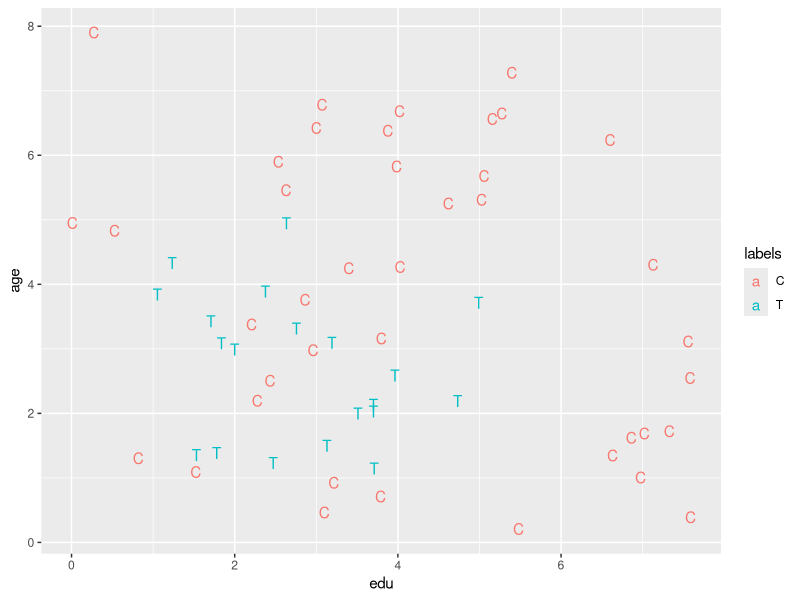
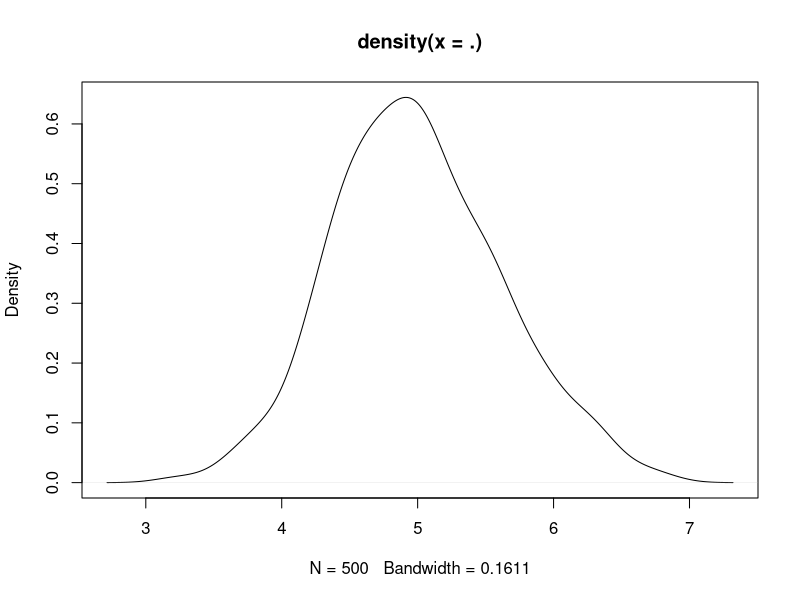
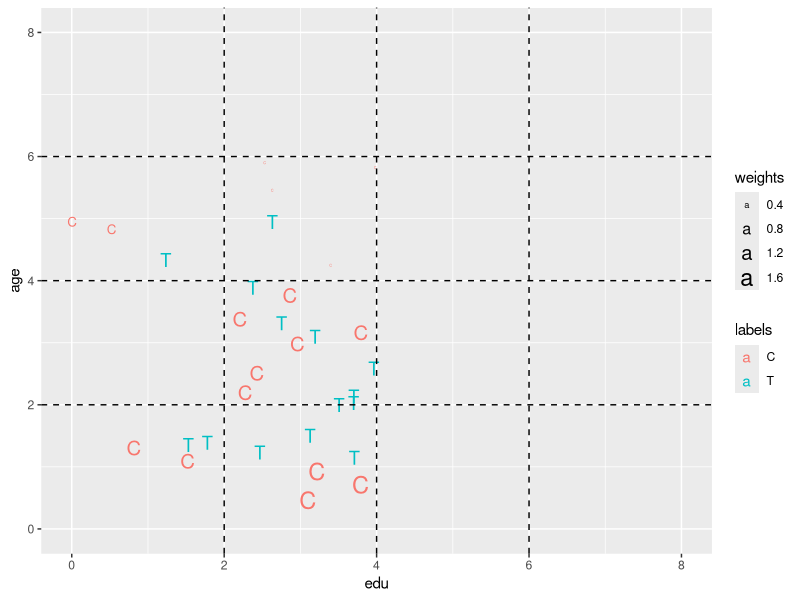

Source code (R) for these figures, in order:
## ---- chunk 1
knitr::opts_chunk$set(echo = TRUE)
## ---- chunk 2
library(MatchIt)
library(tidyverse)
## ---- chunk 3
# 模拟数据
# 首先是模拟对照组的数据
educ_c <- runif(40, min = 0, max = 8)
age_c <- runif(40, min = 0, max = 8)
income_c <- educ_c * 1 + age_c * 1 + 20 + rnorm(40, 0, 2)

# 模拟实验组的数据
educ_t <- runif(20, min = 1, max = 5)
age_t <- runif(20, min = 1, max = 5)
income_t <- educ_t * 1 + age_t * 1 + 20 + rnorm(20, 6, 2)

# 标签
labels <- c(rep("C", 40), rep("T", 20))

# 数据
dat <- tibble(edu = c(educ_c, educ_t),
              age = c(age_c, age_t),
              income = c(income_c, income_t),
              labels = labels)

# 绘图
ggplot(data = dat, aes(x = edu, y = age)) +
  geom_text(aes(label = labels, color = labels))
## ---- chunk 4
# 回归分析看一下
coef(lm(income ~ labels, data = dat))[2]
## ---- chunk 5
# 循环测试：模拟多次
sim_ate <- function(){
  
  # 模拟数据
  # 首先是模拟对照组的数据
  educ_c <- runif(40, min = 0, max = 8)
  age_c <- runif(40, min = 0, max = 8)
  income_c <- educ_c * 1 + age_c * 1 + 20 + rnorm(40, mean = 0 , sd = 2)
  
  # 模拟实验组的数据
  educ_t <- runif(20, min = 1, max = 5)
  age_t <- runif(20, min = 1, max = 5)
  income_t <- educ_t * 1 + age_t * 1 + 20 + rnorm(20, 5, 2)
  
  # 标签
  labels <- c(rep("C", 40), rep("T", 20))
  
  # 数据
  dat <- tibble(edu = c(educ_c, educ_t),
                age = c(age_c, age_t),
                income = c(income_c, income_t),
                labels = labels)
  
  coef(lm(income ~ labels  + edu + age, data = dat))[2]
}


map_dbl(1:500, ~sim_ate()) %>% density() %>% plot()
## ---- chunk 6
# 然后测试一下matchit
library(MatchIt)
m.out <- matchit(labels ~ edu + age, 
                 data = dat, 
                 method = "cem",
                 cutpoints = list(edu = c(2, 4, 6),
                                  age = c(0, 2, 4, 6))
                 )

match.data(m.out) %>%
  ggplot(aes(x = edu, y = age)) +
  geom_text(aes(label = labels, color = labels, size = weights)) +
  xlim(c(0, 8)) +
  ylim(c(0, 8)) +
  geom_hline(yintercept = c(2, 4, 6), linetype = "dashed") +
  geom_vline(xintercept = c(2, 4, 6), linetype = "dashed")
## ---- chunk 7
lm(income ~ labels, data = match.data(m.out), weights = weights) %>% summary()
## ---- chunk 8
# 循环测试，模拟多次
sim_att <- function(){
  
  # 模拟数据
  # 首先是模拟对照组的数据
  educ_c <- runif(40, min = 0, max = 8)
  age_c <- runif(40, min = 0, max = 8)
  income_c <- educ_c * 1 + age_c * 1 + 20 + rnorm(40, mean = 0 , sd = 2)
  
  # 模拟实验组的数据
  educ_t <- runif(20, min = 1, max = 5)
  age_t <- runif(20, min = 1, max = 5)
  income_t <- educ_t * 1 + age_t * 1 + 20 + rnorm(20, 5, 2)
  
  # 标签
  labels <- c(rep("C", 40), rep("T", 20))
  
  # 数据
  dat <- tibble(edu = c(educ_c, educ_t),
                age = c(age_c, age_t),
                income = c(income_c, income_t),
                labels = factor(labels))
  
  
  # 匹配
  m.out <- matchit(labels ~ edu + age, 
                 data = dat,
                 method = "cem")
  
  # 回归
  coef(lm(income ~ labels, data = match.data(m.out)))[2]
}


map_dbl(1:1000, ~sim_att()) %>% summary()
